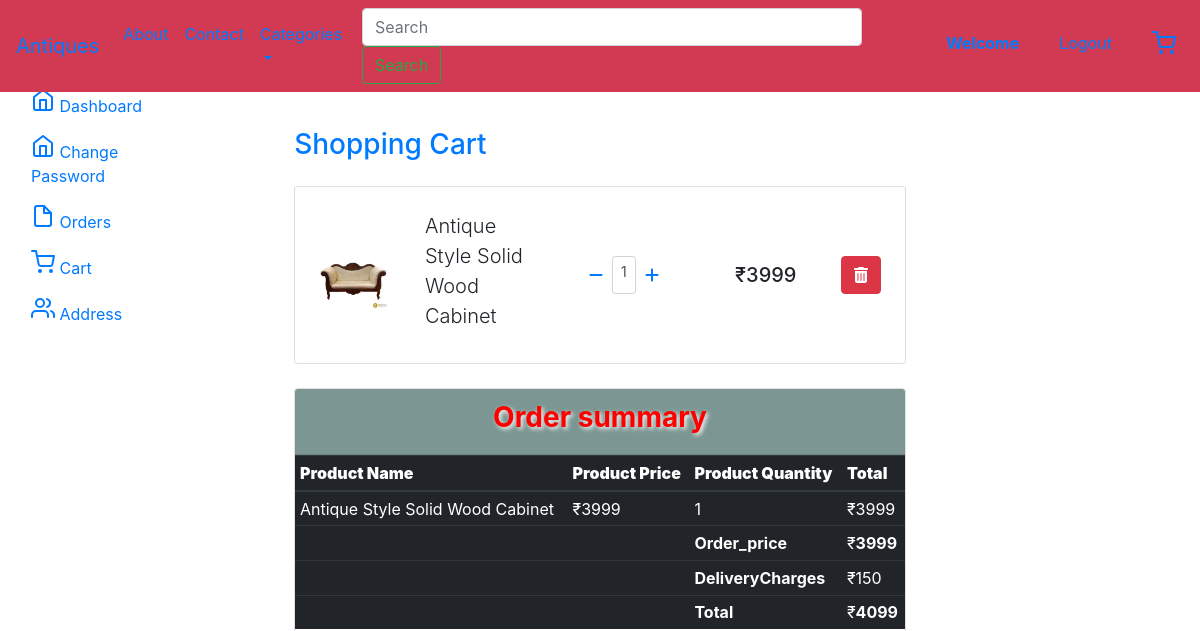
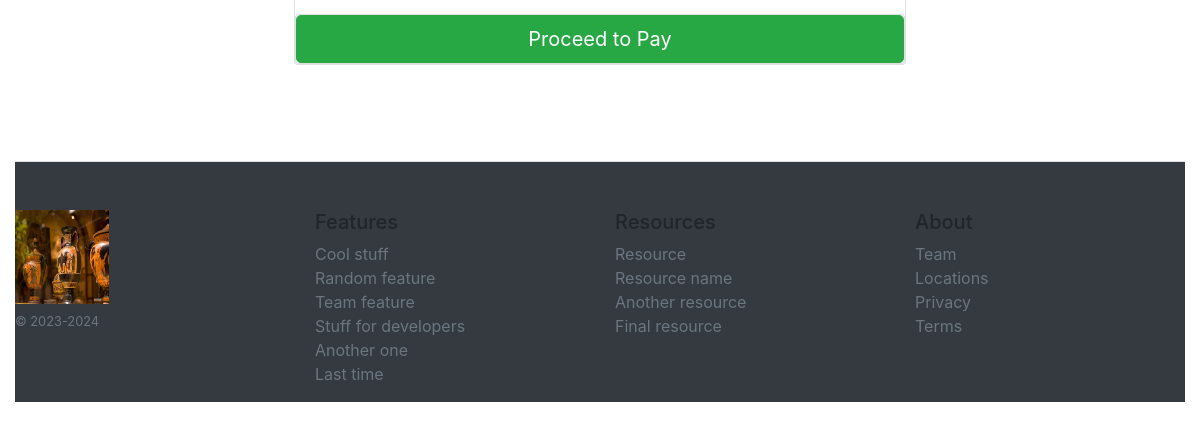
The app's page /view_cart/ (signed in), older data (2 pictures, top to bottom).
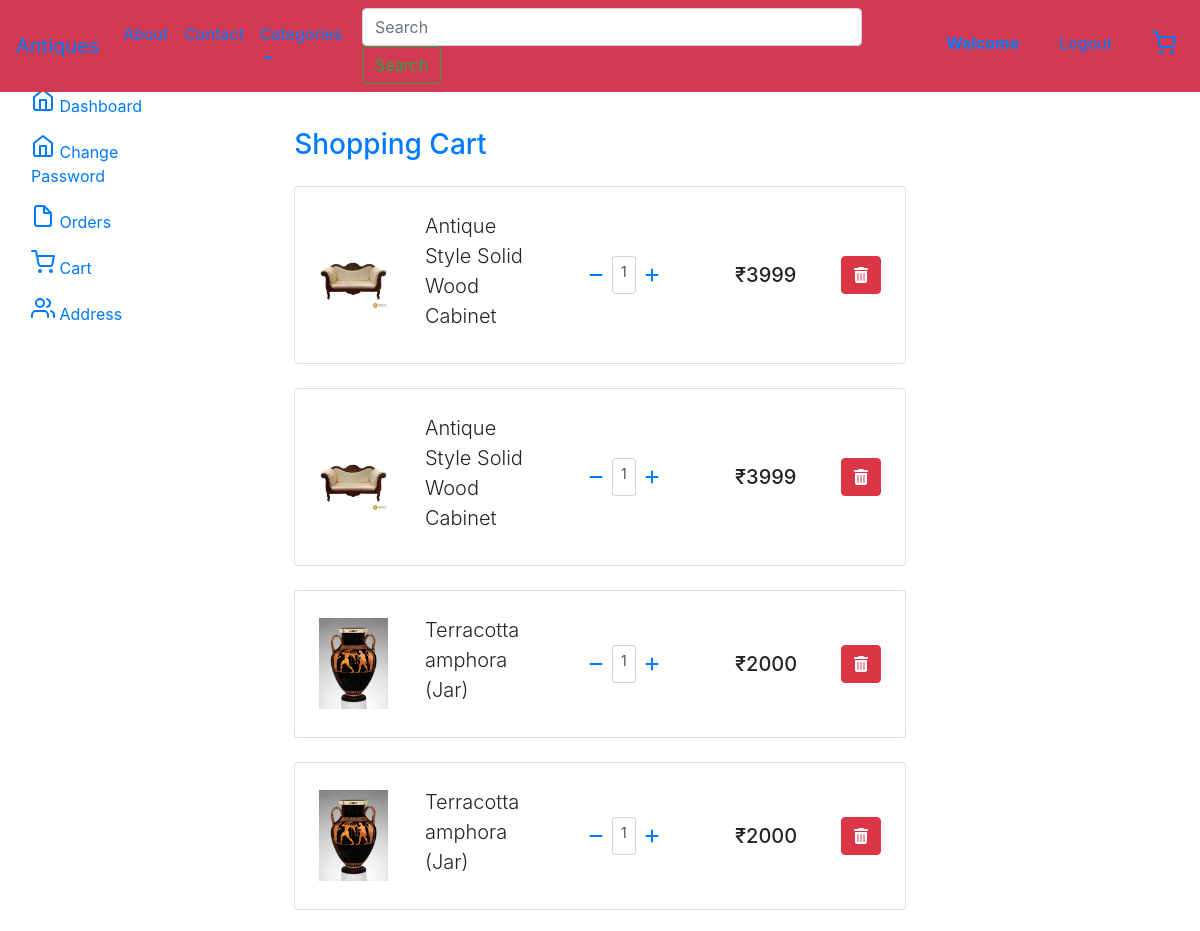
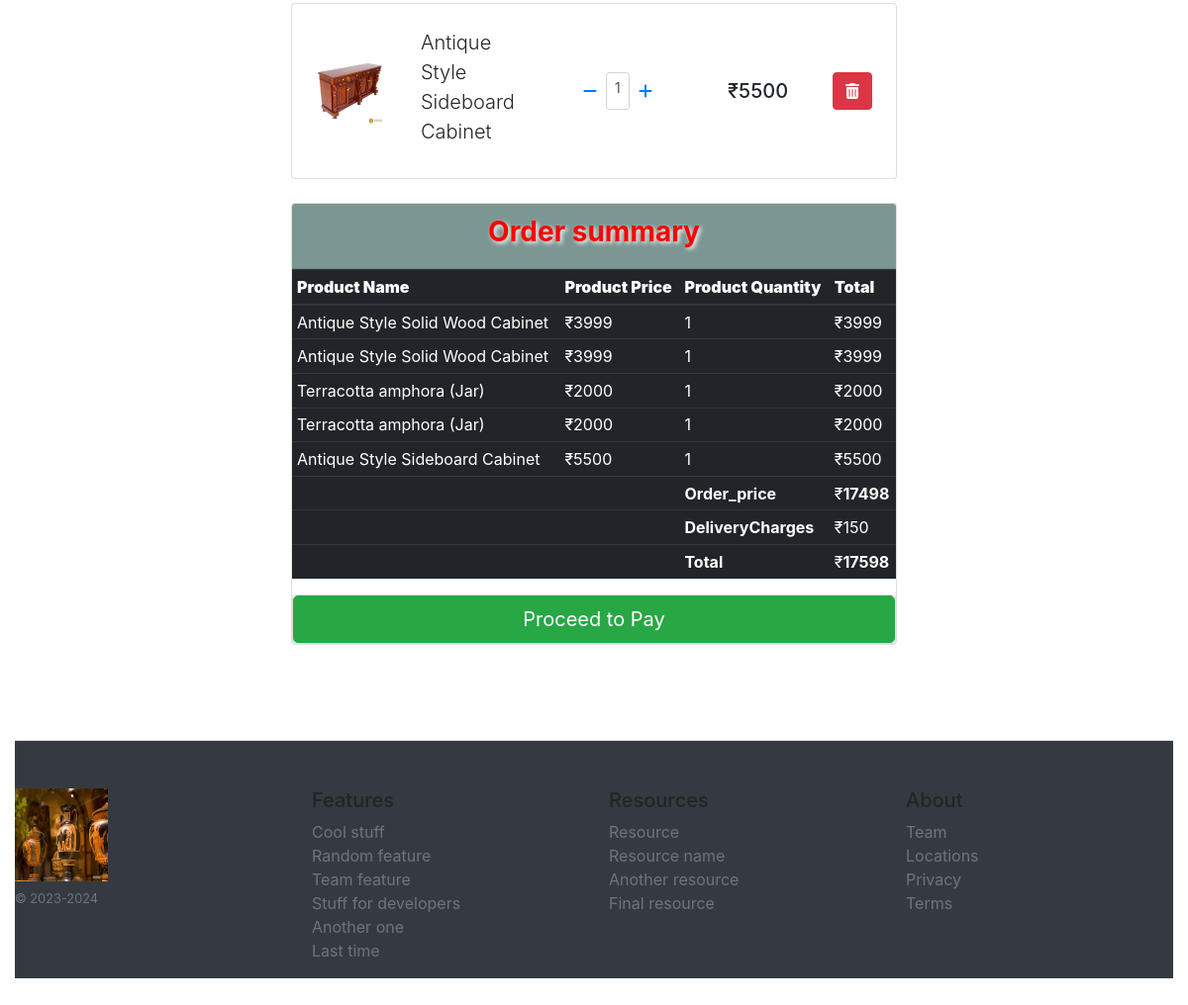
The same page, newer data (2 pictures, top to bottom).
### stationary/models.py (models this page shows, shortened)
class Cart(models.Model):
    user = models.ForeignKey(User, on_delete=models.CASCADE)       #Each cart instance is associated with a single user.
    product = models.ForeignKey(Antique, on_delete=models.CASCADE)     #Each cart instance is associated with a single pet product. Similarly, the on_delete=models.CASCADE argument means that if the referenced Pet object is deleted, the corresponding Cart instances associated with that product will be deleted.
    quantity = models.PositiveIntegerField(default=1)              # Quantity cannot be negative so we have used PositiveIntegerField

class Antique(models.Model):
    CATEGORY_CHOICES = [
        ('INSRUMENTS', 'instruments'),
        ('FURNITURE', 'furniture'),
        ('ART', 'art'),
    ]
    name = models.CharField(max_length=100)
    category = models.CharField(max_length=20, choices=CATEGORY_CHOICES)
    small_description=models.CharField(max_length=300)
    description=models.TextField()
    selling_price = models.IntegerField()
    discounted_price = models.IntegerField()
    percentage = models.IntegerField(default=0)
    price_and_quantity_total = models.IntegerField(default=0)
    antique_image =models.ImageField(upload_to='antique_images')  # As we are using image field we have to intall 'pillow'. And we have to Define MEDIA_URL in settings.py file so that all folder should save in media directory

### stationary/views.py (the view)
# urls.py: path('view_cart/',views.view_cart, name="viewcart"),
def view_cart(request):
    cart_items = Cart.objects.filter(user=request.user)      # cart_items will fetch product of current user, and show product available in the cart of the current user.
    total =0
    delhivery_charge =100
    for item in cart_items:
        item.product.price_and_quantity_total = item.product.discounted_price * item.quantity
        total += item.product.price_and_quantity_total
    final_price= delhivery_charge + total
    return render(request, 'view_cart.html', {'cart_items': cart_items,'total':total,'final_price':final_price})

### stationary/templates/view_cart.html (shortened to what this page needs)
{% extends "base.html" %}
{% block content %}
<div class="container-fluid profile" style="padding-top: 80px;">
      <div class="row">
        <div class="col-md-2 d-none d-md-block sidebar" >
            <nav >
            <div class="sidebar-sticky">
                <ul class="nav flex-column">
                <li class="nav-item">
                    <a class="nav-link active" href="{% url "profile" %}">
                    Dashboard <span class="sr-only">(current)</span>
                    </a>
                </li>
                <li class="nav-item">
                    <a class="nav-link active" href="{% url "changepassword" %}">
                    Change Password <span class="sr-only">(current)</span>
                    </a>
                </li>
                <li class="nav-item">
                    <a class="nav-link " href="#">
                    Orders
                    </a>
                </li>
                <li class="nav-item">
                    <a class="nav-link" href="{% url "viewcart" %}">
                    Cart
                    </a>
                </li>
                <li class="nav-item">
                    <a class="nav-link" href="{% url "address" %}">
                    Address
                    </a>
                </li>
                </ul>
            </div>
            </nav>
        </div>
        <div class="col-md-8">
            <div class="container h-100 py-5">
                <div class="row d-flex justify-content-center align-items-center h-100">
                <div class="col-10">
                    <div class="d-flex justify-content-between align-items-center mb-4">
                    <h3 class="fw-normal mb-0 text-black text-primary">Shopping Cart</h3>
                    </div>
                {% for item in cart_items %}
                    <div class="card rounded-3 mb-4">
                        <div class="card-body p-4">
                            <div class="row d-flex justify-content-between align-items-center">
                            <div class="col-md-2 col-lg-2 col-xl-2">
                                <img
                                src="{{item.product.antique_image.url}}"
                                class="img-fluid rounded-3" alt="Cotton T-shirt">
                            </div>
                            <div class="col-md-3 col-lg-3 col-xl-3">
                                <p class="lead fw-normal mb-2">{{item.product.name}}</p>
                            </div>
                            <div class="col-md-3 col-lg-3 col-xl-2 d-flex">
                                <button class="btn btn-link px-2">
                                <a href="{% url 'delete_quantity' item.id %}"><i class="fas fa-minus"></i></a>
                                </button>
                                <div class="form-control form-control-sm">
                                    {{item.quantity}}
                                </div>
                                <button class="btn btn-link px-2">
                                <a href="{% url 'add_quantity' item.id %}"><i class="fas fa-plus"></i></a>
                                </button>
                            </div>
                            <div class="col-md-3 col-lg-2 col-xl-2 offset-lg-1 ">
                                <h5 class="mb-0">₹{{item.product.discounted_price}}</h5>
                            </div>
                            <form action="{% url "deletecart" item.id %}" method="POST">
                                    <div class="col-md-1 col-lg-1 col-xl-1 text-end">
                                     <button type="submit" class="btn btn-danger">
                                            <i class="fa-solid fa-trash-can"></i>                                     </button>
                                    </div>
                             </form>
                            </div>
                        </div>
                    </div>
                    {% endfor %}
                    <div class="card ">
                        <div class="card-header" style="background-color: rgb(124, 151, 147);text-align: center;">
                            <h3 class="text-xs-center " style="color: red; text-shadow: 2px 2px 4px rgb(249, 249, 249);"><strong>Order summary</strong></h3>
                        </div>
                        <div class="card-block ">
                            <div class="table-responsive">
                                <table class="table table-hover table-dark table-sm">
                                    <thead>
                                      <tr>
                                        <th><strong>Product Name</strong></th>
                                        <th class="text-xs-center"><strong>Product Price</strong></th>
                                        <th class="text-xs-center"><strong>Product Quantity</strong></th>
                                        <th class="text-xs-right"><strong>Total</strong></th>
                                      </tr>
                                    </thead>
                                    <tbody>
                                        {% for item in cart_items %}
                                      <tr>
                                        <td>{{item.product.name}}</td>
                                        <td class="text-xs-center">₹{{item.product.discounted_price}}</td>
                                        <td class="text-xs-center">{{item.quantity}}</td>
                                        <td class="text-xs-right">₹{{item.product.price_and_quantity_total}}</td>
                                      </tr>
                                        {% endfor %}
                                        <tr>
                                            <td class="highrow"></td>
                                            <td class="highrow"></td>
                                            <td class="highrow text-xs-center"><strong>Order_price</strong></td>
                                            <td class="highrow text-xs-right">₹<b>{{total}}</b></td>
                                        </tr>
                                        <tr>
                                            <td class="emptyrow"></td>
                                            <td class="emptyrow"></td>
                                            <td class="emptyrow text-xs-center"><strong>DeliveryCharges</strong></td>
                                            <td class="emptyrow text-xs-right">₹150</td>
                                        </tr>
                                        <tr>
                                            <td class="emptyrow"></td>
                                            <td class="emptyrow"></td>
                                            <td class="emptyrow text-xs-center"><strong>Total</strong></td>
                                            <td class="emptyrow text-xs-right">₹<b>{{final_price}}</b></td>
                                        </tr>
                                    </tbody>
                                  </table>
                            </div>
                        </div>
                    <a href="{% url "checkout" %}">
                        <div class="card">
                            <div style="display: flex; justify-content: center;">
                                <button type="button" class="btn btn-success btn-block btn-lg">Proceed to Pay</button>
                            </div>
                        </div>
                    </a>
                </div>
            </div>
        </div>
</div>
</div>
    </div>
{% endblock content %}

### stationary/templates/base.html (shortened to what this page needs)
<!DOCTYPE html>
{% load static %}
<html lang="en">
<head>
    <link rel="stylesheet" href="{% static "css/all.min.css" %}">
    <link rel="stylesheet" href="{% static "css/bootstrap.min.css" %}">
</head>
<body>
    {% include "navbar.html" %}
    {% block content %}{% endblock content %}
    {% include "footer.html" %}
</body>
</html>

### stationary/templates/navbar.html (shortened to what this page needs)
<nav class="navbar navbar-expand-lg fixed-top" style="background-color: rgb(210, 58, 83);"  >
    <a class="navbar-brand" href="/">Antiques</a>
    <div class="collapse navbar-collapse" id="navbarSupportedContent">
      <ul class="navbar-nav mr-auto">
        <li class="nav-item active">
          <a class="nav-link" href="{% url "about" %}">About<span class="sr-only">(current)</span></a>
        </li>
        <li class="nav-item">
          <a class="nav-link" href="">Contact</a>
        </li>
        <li class="nav-item dropdown">
          <a class="nav-link dropdown-toggle" href="/" role="button" data-toggle="dropdown" aria-expanded="false">
          </a>
        </li>
      </ul>
      <form class="form-inline  my-lg-0 mr-auto">
        <input class="form-control custom-search-bar mr-2 " type="search" placeholder="Search" aria-label="Search" style="width:500px" >
        <button class="btn btn-outline-success my-2 my-sm-0" type="submit">Search</button>
      </form>
      <ul class="navbar-nav">
        {% if request.user.is_authenticated %}
        <li class="nav-item active">
          <a class="nav-link mr-4" href="{% url "profile" %}"><b>Welcome {{user.first_name}}</b></a>
        </li>
        </li><li class="nav-item">
          <a class="nav-link mr-4" href="{% url "logout" %}">Logout</a>
        </li>
        <li class="nav-item">
          <a class="nav-link" href="{% url "viewcart" %}">
          </a>
      </li>
        {% endif %}
      </ul>
    </div>
  </nav>

### stationary/templates/footer.html
<footer class="pt-4 my-md-5 pt-md-5 border-top bg-dark">
    <div class="row">
      <div class="col-12 col-md">
        <img class="mb-2" src="static/images/art.jpg.jpg" alt="" width="94" height="94">
        <small class="d-block mb-3 text-muted">© 2023-2024</small>
      </div>
      <div class="col-6 col-md">
        <h5>Features</h5>
        <ul class="list-unstyled text-small">
          <li><a class="text-muted" href="#">Cool stuff</a></li>
          <li><a class="text-muted" href="#">Random feature</a></li>
          <li><a class="text-muted" href="#">Team feature</a></li>
          <li><a class="text-muted" href="#">Stuff for developers</a></li>
          <li><a class="text-muted" href="#">Another one</a></li>
          <li><a class="text-muted" href="#">Last time</a></li>
        </ul>
      </div>
      <div class="col-6 col-md">
        <h5>Resources</h5>
        <ul class="list-unstyled text-small">
          <li><a class="text-muted" href="#">Resource</a></li>
          <li><a class="text-muted" href="#">Resource name</a></li>
          <li><a class="text-muted" href="#">Another resource</a></li>
          <li><a class="text-muted" href="#">Final resource</a></li>
        </ul>
      </div>
      <div class="col-6 col-md">
        <h5>About</h5>
        <ul class="list-unstyled text-small">
          <li><a class="text-muted" href="#">Team</a></li>
          <li><a class="text-muted" href="#">Locations</a></li>
          <li><a class="text-muted" href="#">Privacy</a></li>
          <li><a class="text-muted" href="#">Terms</a></li>
        </ul>
      </div>
    </div>
</footer>

Row changes from the older to the newer data that the page shows:
added Cart: product.antique_image (picture), product.name "Antique Style Solid Wood Cabinet", quantity "1", product.discounted_price "3999", product.price_and_quantity_total "3999"
added Cart: product.antique_image (picture), product.name "Terracotta amphora (Jar)", quantity "1", product.discounted_price "2000", product.price_and_quantity_total "2000"
added Cart: product.antique_image (picture), product.name "Terracotta amphora (Jar)", quantity "1", product.discounted_price "2000", product.price_and_quantity_total "2000"
added Cart: product.antique_image (picture), product.name "Antique Style Sideboard Cabinet", quantity "1", product.discounted_price "5500", product.price_and_quantity_total "5500"
Text that changed along with them:
{{ total }}: "3999" → "17498"
{{ final_price }}: "4099" → "17598"
